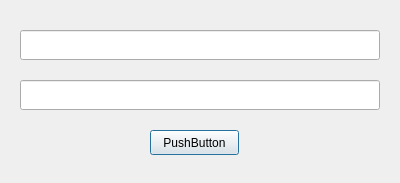
<?xml version="1.0" encoding="UTF-8"?>
<ui version="4.0">
 <class>PutDialog</class>
 <widget class="QDialog" name="PutDialog">
  <property name="geometry">
   <rect>
    <x>0</x>
    <y>0</y>
    <width>400</width>
    <height>183</height>
   </rect>
  </property>
  <property name="windowTitle">
   <string>PutDialog</string>
  </property>
  <widget class="QPushButton" name="pushButton">
   <property name="geometry">
    <rect>
     <x>150</x>
     <y>130</y>
     <width>89</width>
     <height>25</height>
    </rect>
   </property>
   <property name="text">
    <string>PushButton</string>
   </property>
  </widget>
  <widget class="QLineEdit" name="lineEdit">
   <property name="geometry">
    <rect>
     <x>20</x>
     <y>30</y>
     <width>360</width>
     <height>30</height>
    </rect>
   </property>
  </widget>
  <widget class="QLineEdit" name="lineEdit_2">
   <property name="geometry">
    <rect>
     <x>20</x>
     <y>80</y>
     <width>360</width>
     <height>30</height>
    </rect>
   </property>
  </widget>
 </widget>
 <resources/>
 <connections>
  <connection>
   <sender>pushButton</sender>
   <signal>clicked()</signal>
   <receiver>PutDialog</receiver>
   <slot>close()</slot>
   <hints>
    <hint type="sourcelabel">
     <x>207</x>
     <y>146</y>
    </hint>
    <hint type="destinationlabel">
     <x>298</x>
     <y>129</y>
    </hint>
   </hints>
  </connection>
 </connections>
</ui>
